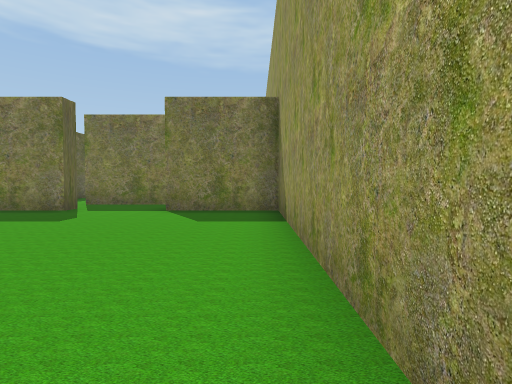
view 1 (above)

24 first-person views from a walk through a scene from a Unity 3-D project. The camera is 1.3 m above the floor, tilts 2° down and sees 80° across. The floor is counted in squares, 2 m on a side. Each view is taken from the middle of a square. On the plan, view 1 faces up. The plan holds only what a view shows up to about 10 squares ahead; the rest is blank. The place goes on beyond the plan. The player character is not drawn.

view 2
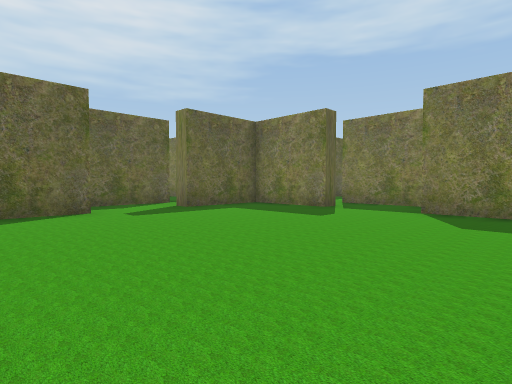

view 3
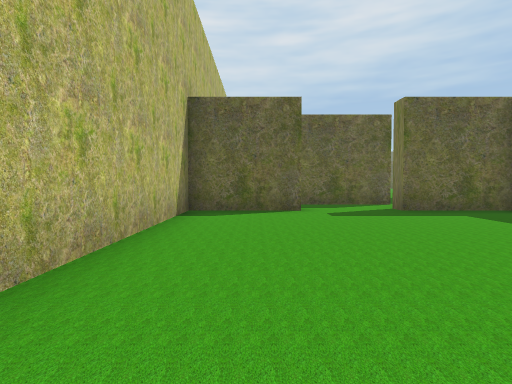

view 4
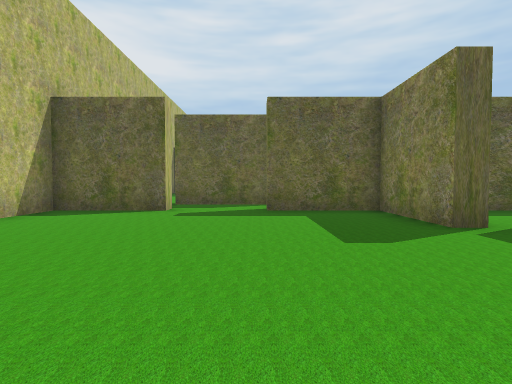

view 5
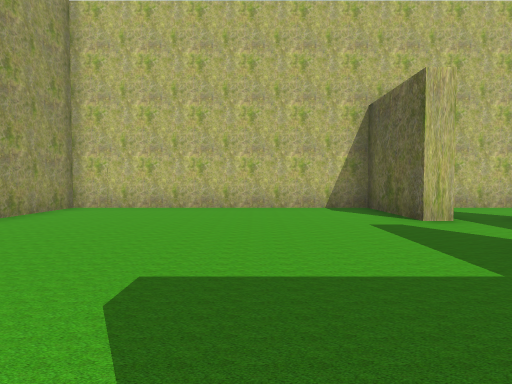

view 6
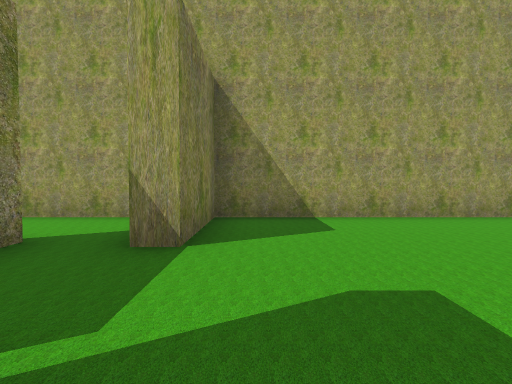

view 7
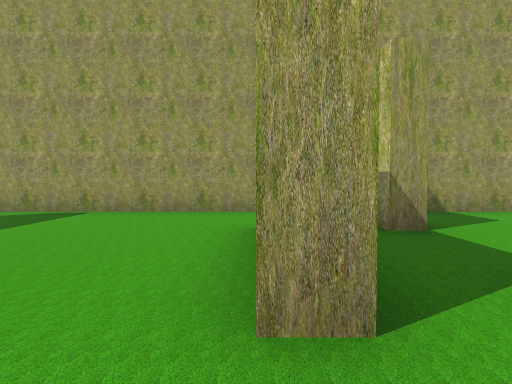

view 8
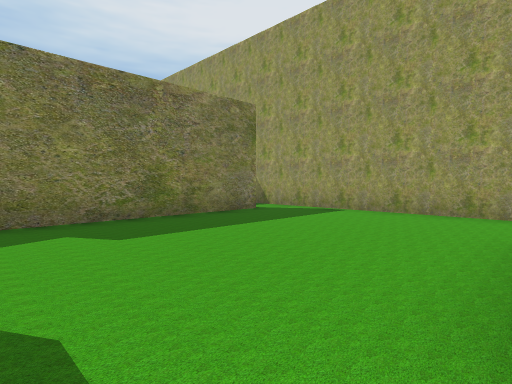

view 9
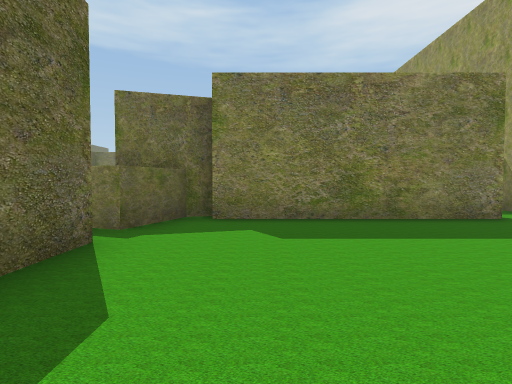

view 10
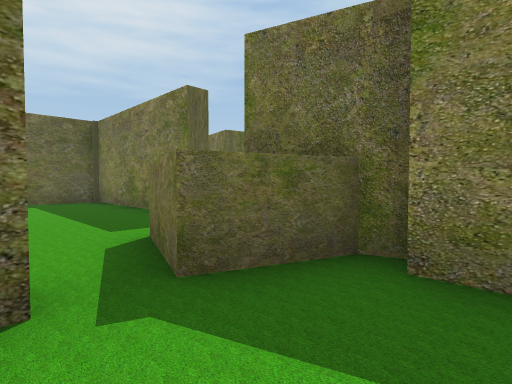

view 11
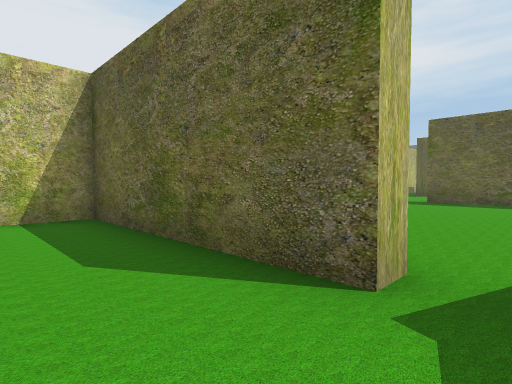

view 12
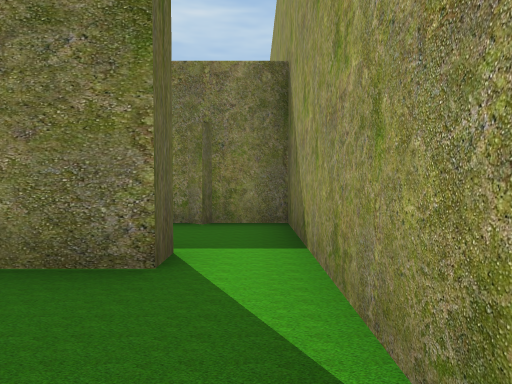

view 13
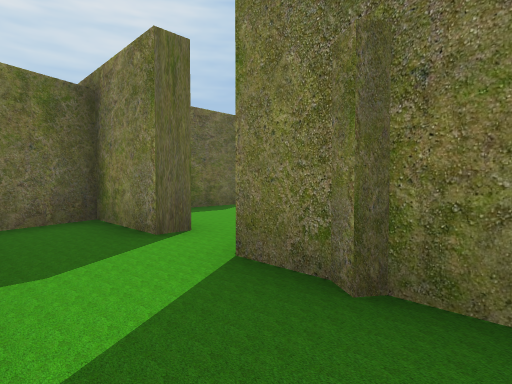

view 14
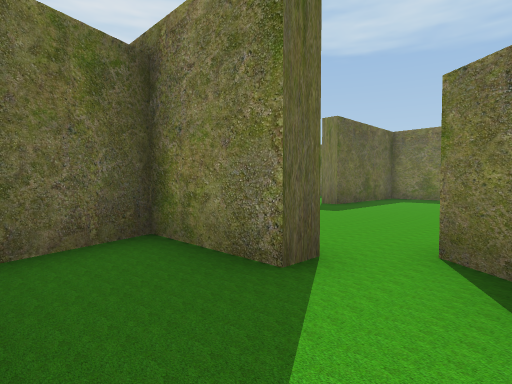

view 15
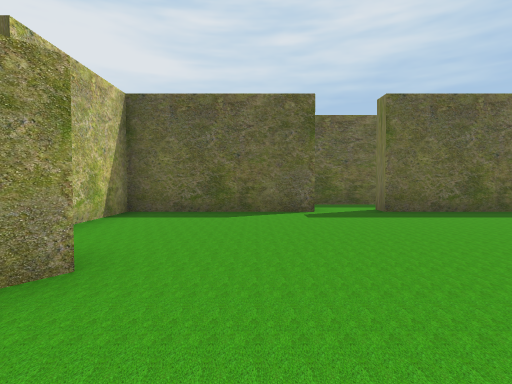

view 16
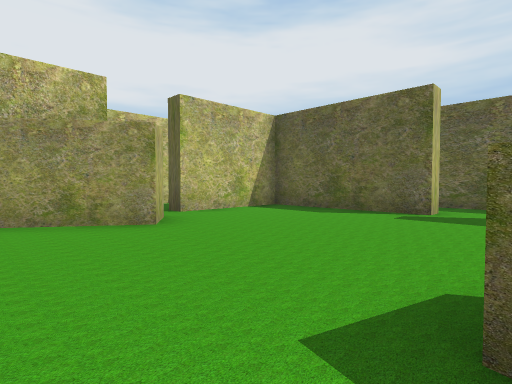

view 17
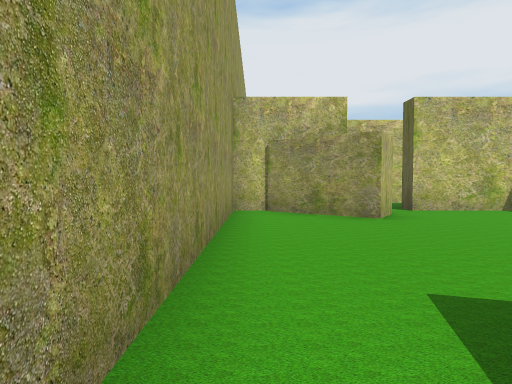

view 18
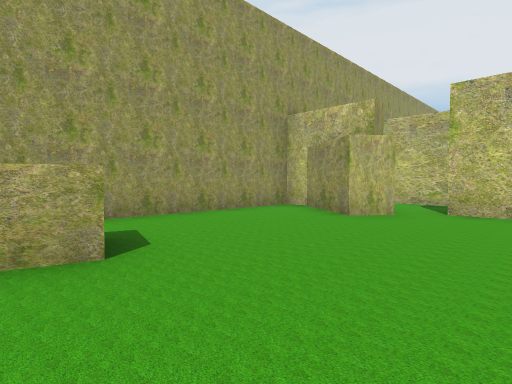

view 19
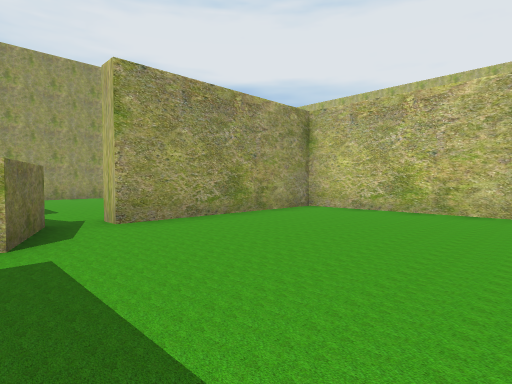

view 20
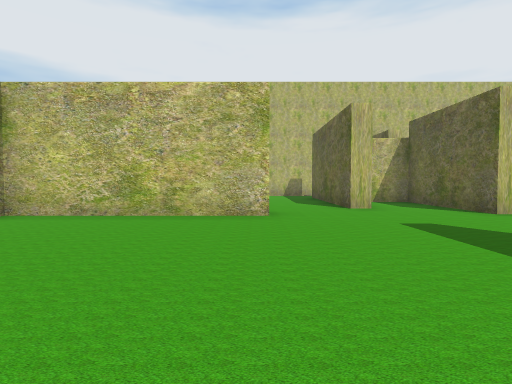

view 21
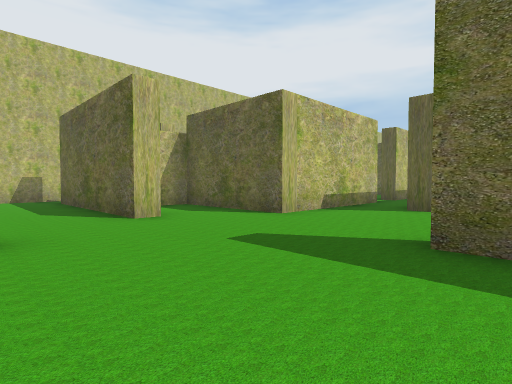

view 22
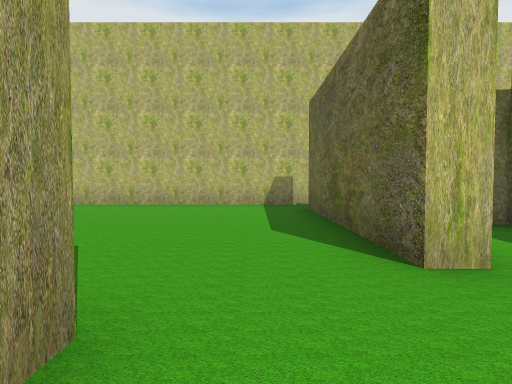

view 23
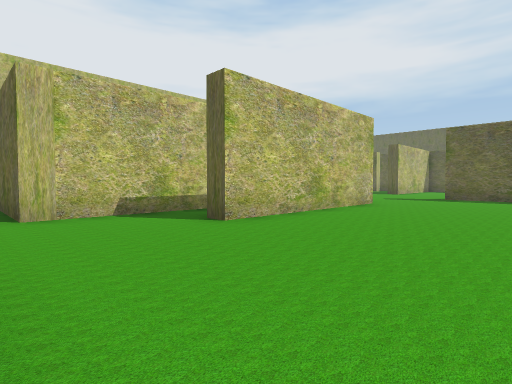

view 24
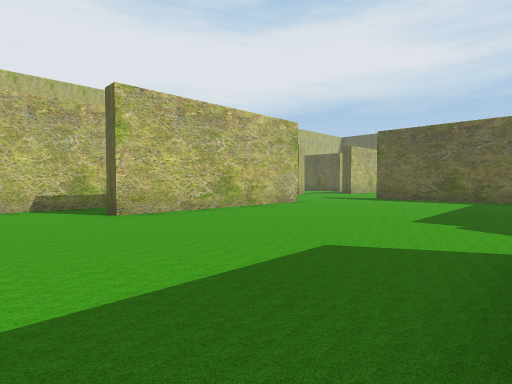

### Floor plan
Points are (right, up) in squares from view 1. A wall is a line through its corners. A room is listed if a view was taken in it or the views show most of it. See-through windows are left out.
Room 1 (views 1, 2, 3, 4, 5, 6, 7, 8, 9)
walls: (-4.2, 7.4) (-4.2, 6.8) (-6.8, 6.8) (-6.8, 4.3) (-7.2, 4.3); (-1.8, 8.5) (-4.8, 8.5) (-4.8, 9); (-7.4, 2) (-6.8, 2) (-6.8, -0.5) (0.5, -0.5) (0.5, 6.8) (-2, 6.8) (-2, 7.2); (0.5, 8.2) (0.5, 9.4); (-6.8, 9.4) (-6.8, 7.2) (-5.5, 7.2)
ways out: opening at (-5.5, 9) to room 2; opening at (-0.5, 9) to room 2; opening at (-7, 3.5) to room 8
Room 2 (views 10, 11, 12)
walls: (-0.7, 14.8) (-0.7, 14.2) (-5.8, 14.2); (-6.8, 12.3) (-6.8, 9.4); (-5.8, 14.7) (-6.3, 14.6) (-6.8, 13.1); (0.5, 9.4) (0.5, 14.6)
ways out: opening at (-5.5, 9) to room 1; opening at (-0.5, 9) to room 1; opening at (0, 14) to room 3; gap at (-7, 13) to room 5
Room 3 (views 13, 14)
walls: (-1, 16.8) (-2, 16.8); (-2.5, 14.7) (-1.5, 14.7); (0.5, 14.6) (0.5, 16.8) (-0.8, 16.8)
ways out: opening at (0, 14) to room 2; opening at (-1.5, 15.5) to room 6
Room 4 (views 15, 16, 17, 18)
walls: (-2.4, 23) (-2.1, 23.9); (-2.7, 17.9) (-2.2, 18.7) (-0.3, 17.3); (-7.1, 21.3) (-6.5, 21.3) (-6.5, 17.3) (-3.5, 17.3); (-0.4, 17.3) (0.5, 17.3) (0.5, 23.5); (-6.5, 24.5) (-6.5, 22.8) (-7, 22.8)
ways out: opening at (-3, 17) to room 6; opening at (-7, 22) to room 9
Room 5 (views 19, 20, 21, 22, 23, 24)
walls: (-28.3, 14.1) (-28.3, 11); (-24.9, 9.1) (-19.2, 9.1) (-19.2, 8.5); (-19.5, 7) (-16.8, 7) (-16.8, 3.4) (-15.6, 3.3); (-11.6, 15.3) (-15.3, 15.3) (-15.3, 10.1); (-14.9, 5.8) (-14.3, 5.8); (-12.4, 7.2) (-7.3, 7.2) (-7.3, 12.3); (-6.8, 13.1) (-8.5, 13.7)
ways out: gap at (-7, 13) to room 2; opening at (-20.5, 8); opening at (-13, 6.5)
Room 6 (no view inside)
walls: (-3.5, 17.3) (-3.5, 16.8) (-5.6, 16.8) (-5.1, 15.2); (-4.6, 14.7) (-2.5, 14.7); (-2.1, 17.5) (-2.7, 17.9)
ways out: opening at (-1.5, 15.5) to room 3; opening at (-3, 17) to room 4
Room 7 (no view inside)
walls: (-9.4, -0.5) (-7.9, -0.5)
ways out: opening at (-8, 2) to room 8; opening at (-9, 0.5)
Room 8 (no view inside)
walls: (-8.5, 4.8) (-8.5, 1.8)
ways out: opening at (-7, 3.5) to room 1; opening at (-8, 2) to room 7
Room 9 (no view inside)
walls: (-8.5, 23.4) (-8.5, 20.8)
ways out: opening at (-7, 22) to room 4; opening at (-8, 20.5)

Positions as (right, up) in squares from view 1, and headings:
1: (0, 0), facing up
2: (0, 0), facing up-left
3: (0, 1), facing left
4: (0, 4), facing left
5: (-4, 7), facing down
6: (-5, 6), facing right
7: (-6, 9), facing right
8: (-6, 9), facing up-right
9: (-5, 9), facing up
10: (-5, 12), facing up-left
11: (-5, 13), facing down-left
12: (0, 12), facing up
13: (0, 15), facing up-left
14: (-2, 15), facing up-left
15: (0, 20), facing left
16: (0, 23), facing down-left
17: (0, 24), facing down
18: (-5, 24), facing down-right
19: (-12, 14), facing down-right
20: (-12, 13), facing down
21: (-12, 11), facing down-left
22: (-13, 8), facing down
23: (-16, 13), facing down-left
24: (-17, 15), facing down-left
